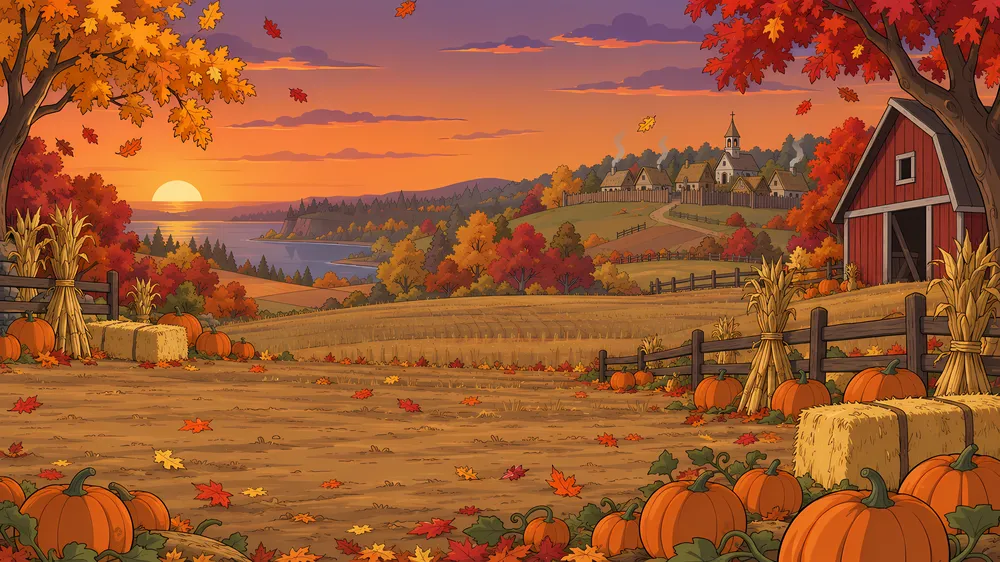
#> input picture art/fall-src/bg/bonus_wall_orig.webp, 1000 x 562 px, shrunk from 3840 x 2160 before the run
$ python clean_alpha.py ../../art/fall-src/bg/bonus_wall_orig.webp ../../art/fall-src/bg/fg_alpha.png
#> lines starting #> are read from the running program, lines starting #| are printed output that depends on the picture; after the words box and inside, x2 and y2 are one past the last pixel; in counts of white or black regions, pixels touching at a corner belong together
"""Strip the generator's glow haze and soft drop shadow from a transparent PNG: keep alpha only on and just round
the solid silhouette (alpha >= 128, grown by 2 px), and un-premultiply the dark fringe out of the edge colours.
usage: python tools/fall/clean_alpha.py <in.png> <out.png>"""
import sys
import numpy as np
from PIL import Image
from scipy import ndimage


def clean(src, dst):
#> called with dst = '../../art/fall-src/bg/fg_alpha.png'
    im = np.asarray(Image.open(src).convert("RGBA")).astype(np.float32)
    a = im[..., 3]
#> a: shape (562, 1000) float32; every value is 255
    solid = a >= 128
#> solid: shape (562, 1000) bool; every value is 1
    solid = ndimage.binary_fill_holes(solid)
    lab, n = ndimage.label(solid)
#> lab: shape (562, 1000) int32; every value is 1
#> n = 1
    if n > 1:                                    # drop specks well away from the main shapes
        sizes = ndimage.sum(solid, lab, range(1, n + 1))
        keep = np.isin(lab, 1 + np.nonzero(sizes >= max(200, sizes.max() * .002))[0])
        solid = keep
    near = ndimage.binary_dilation(solid, iterations=2)
    a2 = np.where(near, a, 0)
    a2 = np.where(solid & ~ndimage.binary_erosion(solid, iterations=1), np.maximum(a2, 200), a2)
    a2 = np.where(ndimage.binary_erosion(solid, iterations=1), 255, a2)
    rgb = im[..., :3]
    # the edge ring takes the colour of the nearest solid pixel (no dark halo when scaled down)
    idx = ndimage.distance_transform_edt(~ndimage.binary_erosion(solid, iterations=2), return_distances=False,
                                         return_indices=True)
    ring = near & ~ndimage.binary_erosion(solid, iterations=2)
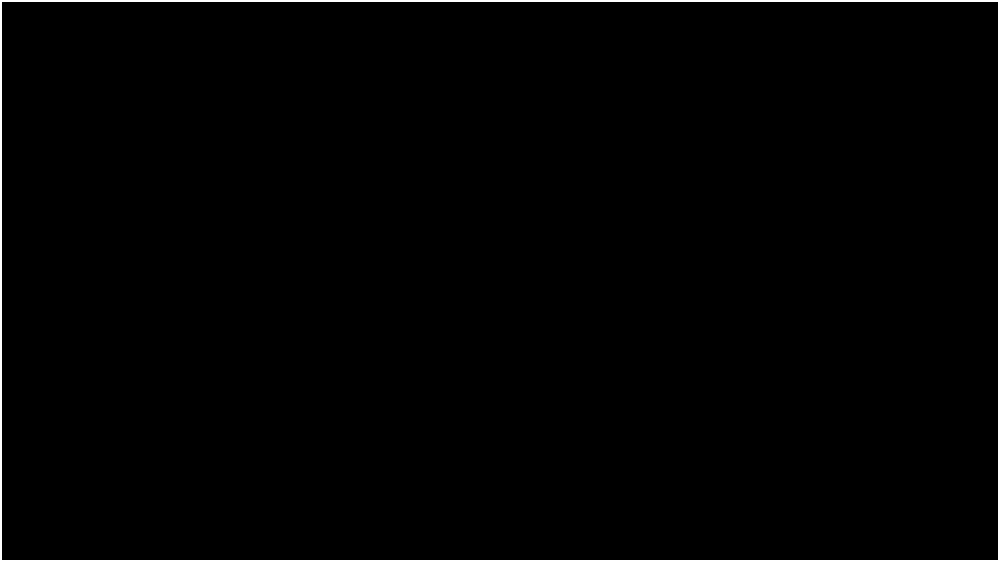
#> ring: shape (562, 1000) bool; 1.1% white; 1 white region, box (x1, y1, x2, y2) and area: (0, 0, 1000, 562) 6232
    rgb[ring] = rgb[idx[0][ring], idx[1][ring]]
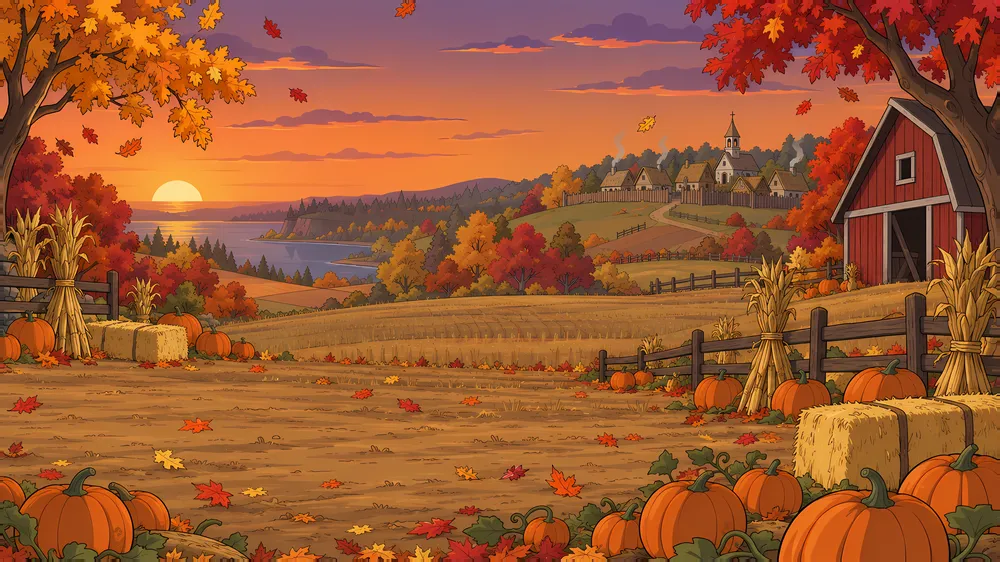
#> rgb: shape (562, 1000, 3) float32; mean R, G, B 156.2, 88.3, 48.8
    out = np.dstack([rgb, a2]).clip(0, 255).astype(np.uint8)
    Image.fromarray(out, "RGBA").save(dst)


if __name__ == "__main__":
    clean(sys.argv[1], sys.argv[2])
